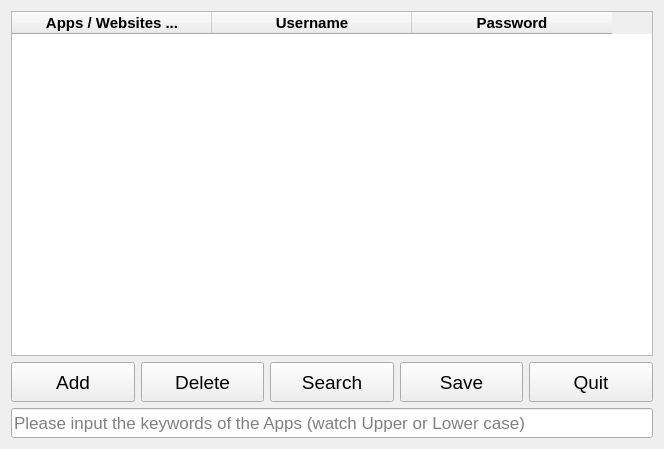
<?xml version="1.0" encoding="UTF-8"?>
<ui version="4.0">
 <class>Form</class>
 <widget class="QWidget" name="Form">
  <property name="geometry">
   <rect>
    <x>0</x>
    <y>0</y>
    <width>664</width>
    <height>449</height>
   </rect>
  </property>
  <property name="sizePolicy">
   <sizepolicy hsizetype="Expanding" vsizetype="Expanding">
    <horstretch>0</horstretch>
    <verstretch>0</verstretch>
   </sizepolicy>
  </property>
  <property name="windowTitle">
   <string>PDS Manager</string>
  </property>
  <layout class="QGridLayout" name="gridLayout">
   <item row="0" column="0">
    <layout class="QVBoxLayout" name="verticalLayout">
     <item>
      <widget class="QTableWidget" name="table">
       <attribute name="horizontalHeaderCascadingSectionResizes">
        <bool>false</bool>
       </attribute>
       <attribute name="horizontalHeaderMinimumSectionSize">
        <number>25</number>
       </attribute>
       <attribute name="horizontalHeaderDefaultSectionSize">
        <number>200</number>
       </attribute>
       <attribute name="verticalHeaderDefaultSectionSize">
        <number>30</number>
       </attribute>
       <column>
        <property name="text">
         <string>Apps / Websites ...</string>
        </property>
        <property name="font">
         <font>
          <pointsize>11</pointsize>
          <weight>75</weight>
          <bold>true</bold>
         </font>
        </property>
        <property name="textAlignment">
         <set>AlignCenter</set>
        </property>
        <property name="background">
         <color>
          <red>255</red>
          <green>255</green>
          <blue>255</blue>
         </color>
        </property>
       </column>
       <column>
        <property name="text">
         <string>Username</string>
        </property>
        <property name="font">
         <font>
          <pointsize>11</pointsize>
          <weight>75</weight>
          <bold>true</bold>
         </font>
        </property>
        <property name="textAlignment">
         <set>AlignCenter</set>
        </property>
        <property name="background">
         <color>
          <red>255</red>
          <green>255</green>
          <blue>255</blue>
         </color>
        </property>
       </column>
       <column>
        <property name="text">
         <string>Password</string>
        </property>
        <property name="font">
         <font>
          <pointsize>11</pointsize>
          <weight>75</weight>
          <bold>true</bold>
         </font>
        </property>
        <property name="textAlignment">
         <set>AlignCenter</set>
        </property>
        <property name="background">
         <color>
          <red>255</red>
          <green>255</green>
          <blue>255</blue>
         </color>
        </property>
       </column>
      </widget>
     </item>
     <item>
      <layout class="QHBoxLayout" name="horizontalLayout">
       <property name="spacing">
        <number>6</number>
       </property>
       <property name="leftMargin">
        <number>0</number>
       </property>
       <property name="topMargin">
        <number>0</number>
       </property>
       <property name="rightMargin">
        <number>0</number>
       </property>
       <property name="bottomMargin">
        <number>0</number>
       </property>
       <item>
        <widget class="QPushButton" name="button_1">
         <property name="sizePolicy">
          <sizepolicy hsizetype="Expanding" vsizetype="Minimum">
           <horstretch>0</horstretch>
           <verstretch>0</verstretch>
          </sizepolicy>
         </property>
         <property name="minimumSize">
          <size>
           <width>0</width>
           <height>40</height>
          </size>
         </property>
         <property name="font">
          <font>
           <family>Arial</family>
           <pointsize>14</pointsize>
          </font>
         </property>
         <property name="layoutDirection">
          <enum>Qt::LeftToRight</enum>
         </property>
         <property name="text">
          <string>Add</string>
         </property>
         <property name="iconSize">
          <size>
           <width>16</width>
           <height>16</height>
          </size>
         </property>
         <property name="shortcut">
          <string>Ctrl+Alt+A</string>
         </property>
         <property name="autoDefault">
          <bool>false</bool>
         </property>
         <property name="flat">
          <bool>false</bool>
         </property>
        </widget>
       </item>
       <item>
        <widget class="QPushButton" name="button_2">
         <property name="sizePolicy">
          <sizepolicy hsizetype="Expanding" vsizetype="Minimum">
           <horstretch>0</horstretch>
           <verstretch>0</verstretch>
          </sizepolicy>
         </property>
         <property name="font">
          <font>
           <family>Arial</family>
           <pointsize>14</pointsize>
          </font>
         </property>
         <property name="text">
          <string>Delete</string>
         </property>
         <property name="shortcut">
          <string>Ctrl+D</string>
         </property>
        </widget>
       </item>
       <item>
        <widget class="QPushButton" name="button_3">
         <property name="sizePolicy">
          <sizepolicy hsizetype="Expanding" vsizetype="Minimum">
           <horstretch>0</horstretch>
           <verstretch>0</verstretch>
          </sizepolicy>
         </property>
         <property name="font">
          <font>
           <family>Arial</family>
           <pointsize>14</pointsize>
          </font>
         </property>
         <property name="text">
          <string>Search</string>
         </property>
         <property name="shortcut">
          <string>Ctrl+F</string>
         </property>
        </widget>
       </item>
       <item>
        <widget class="QPushButton" name="button_4">
         <property name="sizePolicy">
          <sizepolicy hsizetype="Expanding" vsizetype="Minimum">
           <horstretch>0</horstretch>
           <verstretch>0</verstretch>
          </sizepolicy>
         </property>
         <property name="font">
          <font>
           <family>Arial</family>
           <pointsize>14</pointsize>
          </font>
         </property>
         <property name="text">
          <string>Save</string>
         </property>
         <property name="shortcut">
          <string>Ctrl+Alt+S</string>
         </property>
        </widget>
       </item>
       <item>
        <widget class="QPushButton" name="button_5">
         <property name="sizePolicy">
          <sizepolicy hsizetype="Expanding" vsizetype="Minimum">
           <horstretch>0</horstretch>
           <verstretch>0</verstretch>
          </sizepolicy>
         </property>
         <property name="font">
          <font>
           <family>Arial</family>
           <pointsize>14</pointsize>
          </font>
         </property>
         <property name="text">
          <string>Quit</string>
         </property>
         <property name="shortcut">
          <string>Ctrl+Q</string>
         </property>
        </widget>
       </item>
      </layout>
     </item>
     <item>
      <layout class="QHBoxLayout" name="horizontalLayout_2">
       <property name="spacing">
        <number>6</number>
       </property>
       <property name="leftMargin">
        <number>0</number>
       </property>
       <property name="topMargin">
        <number>0</number>
       </property>
       <property name="rightMargin">
        <number>0</number>
       </property>
       <property name="bottomMargin">
        <number>0</number>
       </property>
       <item>
        <widget class="QLineEdit" name="lineEdit">
         <property name="sizePolicy">
          <sizepolicy hsizetype="Expanding" vsizetype="Minimum">
           <horstretch>0</horstretch>
           <verstretch>0</verstretch>
          </sizepolicy>
         </property>
         <property name="minimumSize">
          <size>
           <width>0</width>
           <height>30</height>
          </size>
         </property>
         <property name="font">
          <font>
           <family>Arial</family>
           <pointsize>13</pointsize>
          </font>
         </property>
         <property name="placeholderText">
          <string>Please input the keywords of the Apps (watch Upper or Lower case)</string>
         </property>
        </widget>
       </item>
      </layout>
     </item>
    </layout>
   </item>
  </layout>
 </widget>
 <resources/>
 <connections/>
</ui>
